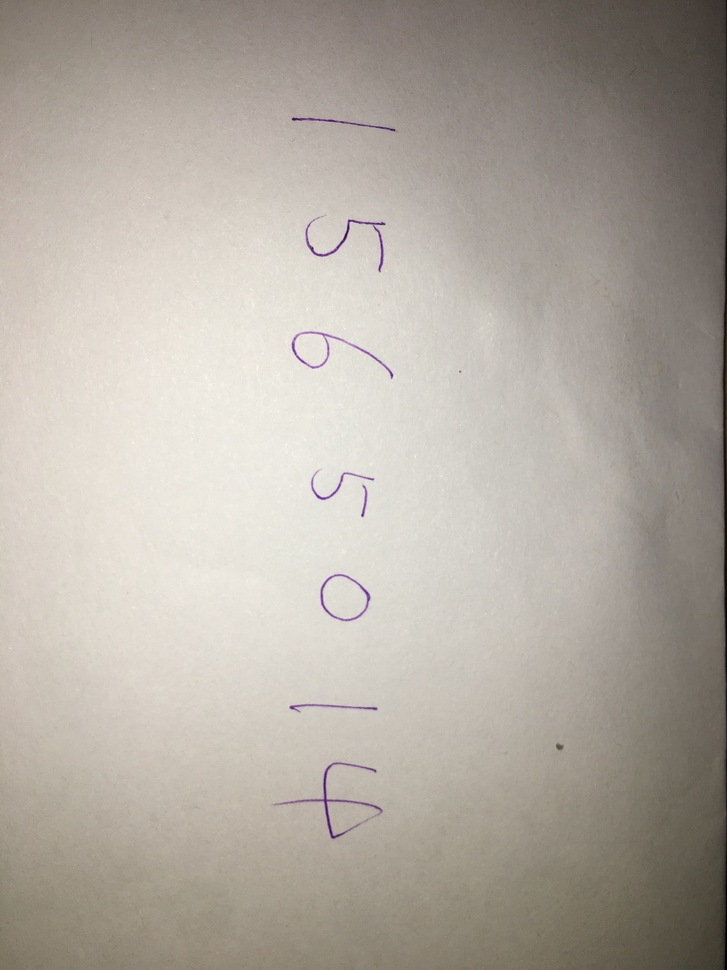
#> input picture picture/1.JPG, 727 x 970 px, shrunk from 3024 x 4032 before the run
$ python -i test13.py   (imports and definitions only)
#> lines starting #> are read from the running program, lines starting #| are printed output that depends on the picture; after the words box and inside, x2 and y2 are one past the last pixel; in counts of white or black regions, pixels touching at a corner belong together
#> further down, picture is the input picture: shape (970, 727, 3); mean B, G, R 161.5, 170.7, 177.8
import cv2 as cv
import numpy as np

# 边缘检测
def edge_demo(image):
    blurred = cv.GaussianBlur(image, (3, 3), 0)
    gray = cv.cvtColor(blurred, cv.COLOR_BGR2GRAY)
    gradx = cv.Sobel(gray, cv.CV_16SC1, 1, 0)
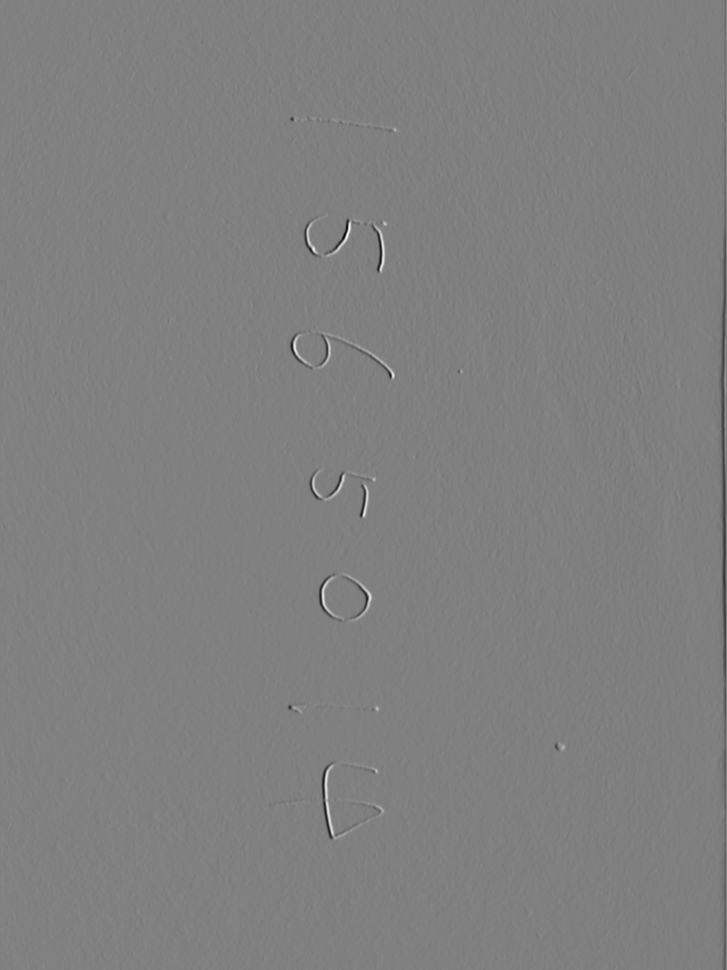
#> gradx: shape (970, 727) int16; min -484, max 476, mean -1.5; drawn with min black and max white
    grady = cv.Sobel(gray,cv.CV_16SC1, 0, 1)
    edge_output = cv.Canny(gradx, grady, 50, 100)
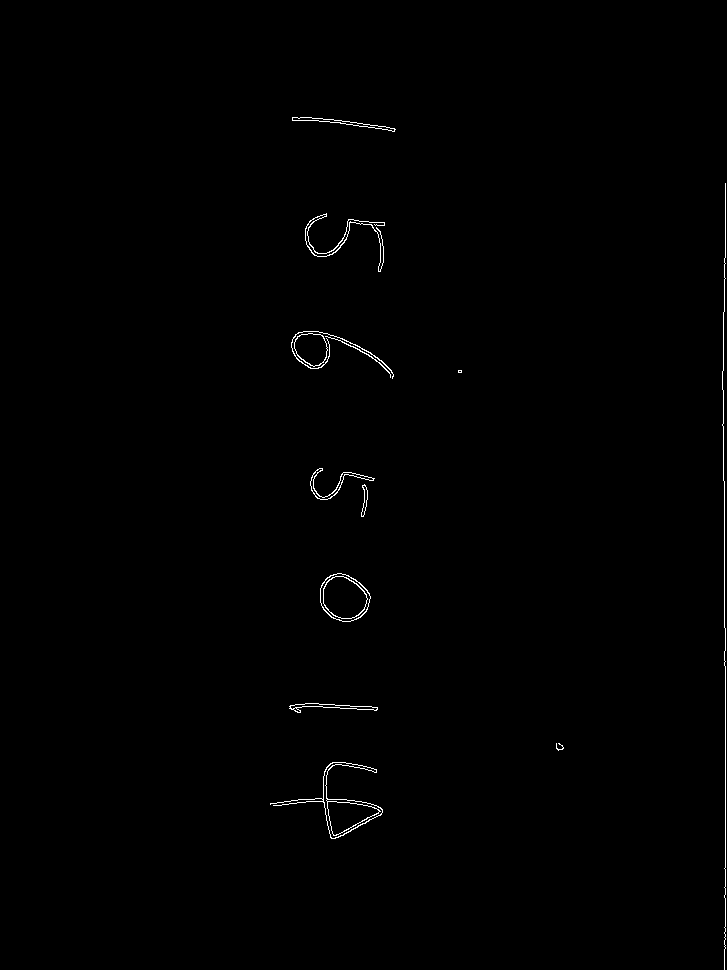
#> edge_output: shape (970, 727); 0.48% white in thin lines or dots, all inside (x1, y1, x2, y2) = (270, 117, 726, 970)
    cv.imshow("edge_demo", edge_output)

    # [9 lines of commented-out code are left out]

>>> import cv2
>>> picture = cv2.imread('../picture/1.JPG')
>>> result = edge_demo(picture)
